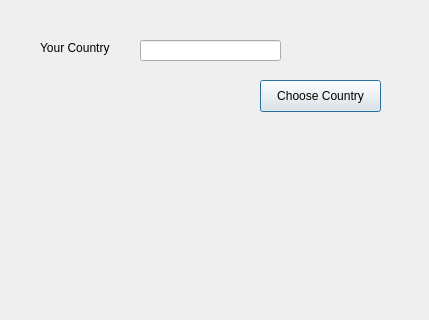
<?xml version="1.0" encoding="UTF-8"?>
<ui version="4.0">
 <class>Dialog</class>
 <widget class="QDialog" name="Dialog">
  <property name="geometry">
   <rect>
    <x>0</x>
    <y>0</y>
    <width>429</width>
    <height>320</height>
   </rect>
  </property>
  <property name="windowTitle">
   <string>Dialog</string>
  </property>
  <widget class="QLabel" name="label">
   <property name="geometry">
    <rect>
     <x>40</x>
     <y>40</y>
     <width>81</width>
     <height>16</height>
    </rect>
   </property>
   <property name="text">
    <string>Your Country</string>
   </property>
  </widget>
  <widget class="QLineEdit" name="lineEdit">
   <property name="geometry">
    <rect>
     <x>140</x>
     <y>40</y>
     <width>141</width>
     <height>21</height>
    </rect>
   </property>
  </widget>
  <widget class="QPushButton" name="pushButton">
   <property name="geometry">
    <rect>
     <x>260</x>
     <y>80</y>
     <width>121</width>
     <height>32</height>
    </rect>
   </property>
   <property name="text">
    <string>Choose Country</string>
   </property>
  </widget>
 </widget>
 <resources/>
 <connections/>
</ui>
